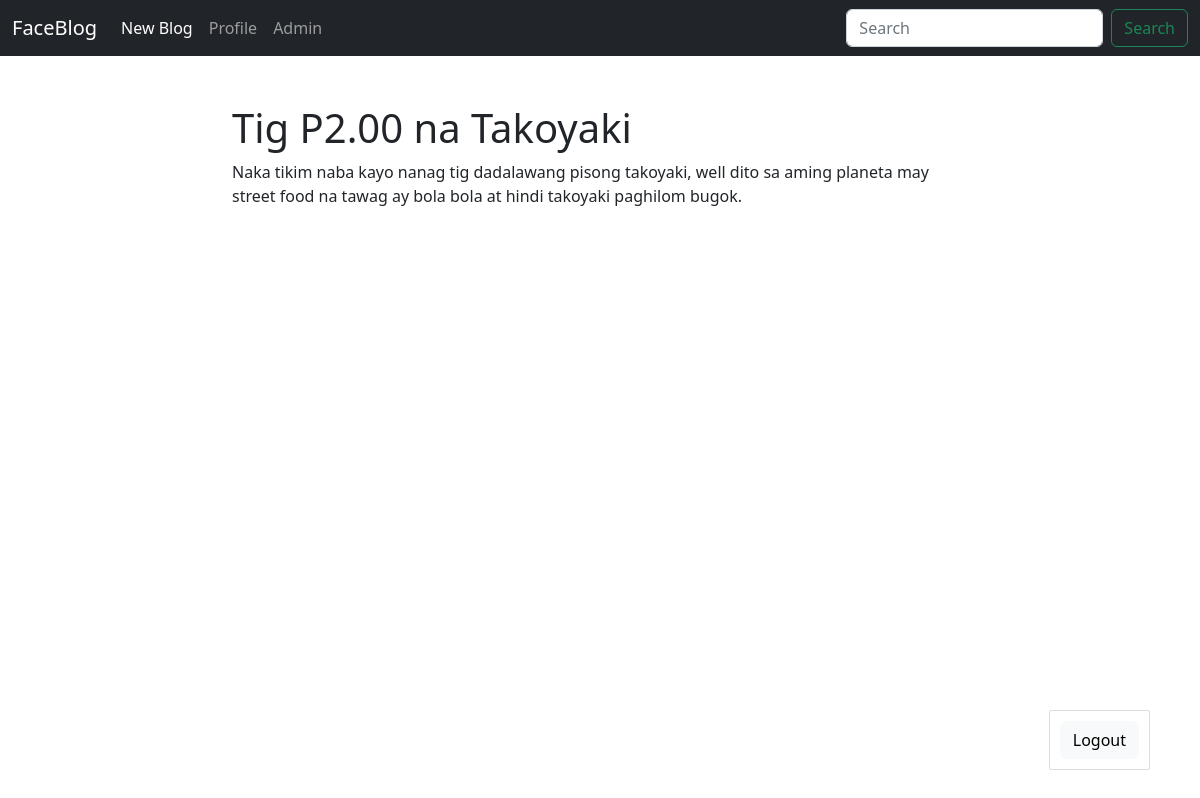
The page /blog/Tig_P2_00_na_Takoyaki (signed in) on the database its author committed.
### models.py (models this page shows, shortened)
class Post(db.Model):
    id = db.Column(db.Integer, primary_key=True)
    title = db.Column(db.String(140))
    slug = db.Column(db.String(140), unique=True)
    body = db.Column(db.Text)
    created = db.Column(db.DateTime, default=datetime.now())
    tags = db.relationship('Tag', secondary=posts_tags, backref=db.backref('posts'), lazy='dynamic')

### posts/blueprint.py (the view)
@posts.route('/<slug>')
def post_detail(slug):
    post = Post.query.filter(Post.slug == slug).first_or_404()
    return render_template('posts/post_detail.html', post=post)

### posts/templates/posts/post_detail.html (shortened to what this page needs)
{% extends 'base.html' %}
  {% block content%}
    <h1>{{ post.title }}</h1>
    <div class="">
      {{ post.body }}
    </div>
  {% endblock %}

### rows shown on the page
Post: title "Tig P2.00 na Takoyaki", body "Naka tikim naba kayo nanag tig dadalawang pisong takoyaki, well dito sa aming planeta may street food na tawag ay bola bola at hindi takoyaki paghilom bugok."
